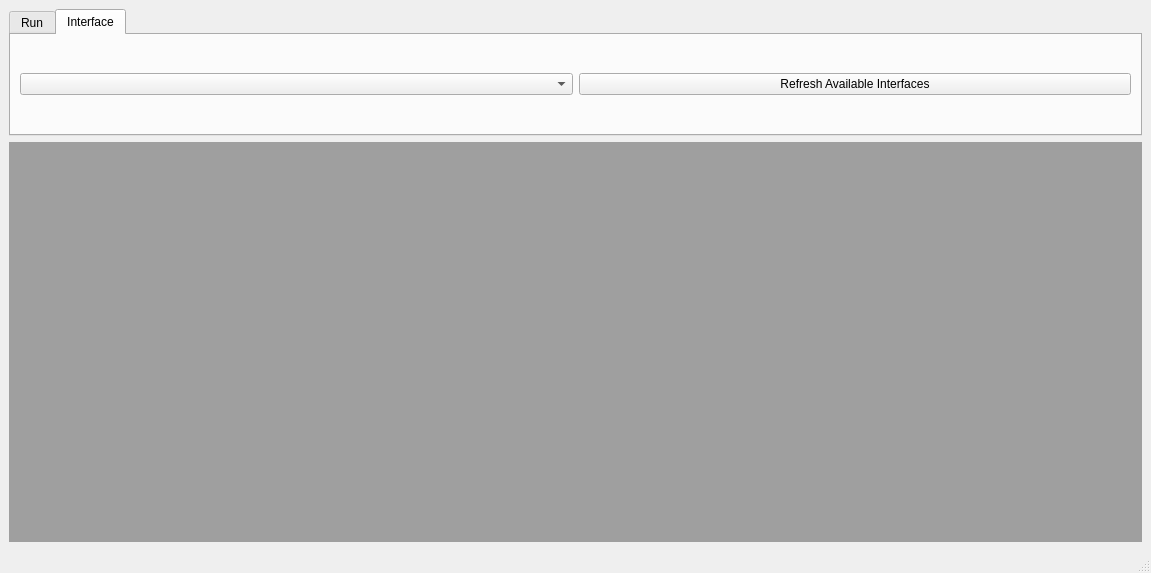
<?xml version="1.0" encoding="UTF-8"?>
<ui version="4.0">
 <class>MainWindow</class>
 <widget class="QMainWindow" name="MainWindow">
  <property name="geometry">
   <rect>
    <x>0</x>
    <y>0</y>
    <width>1151</width>
    <height>573</height>
   </rect>
  </property>
  <property name="windowTitle">
   <string>CAN-Guru v0.1</string>
  </property>
  <widget class="QWidget" name="centralwidget">
   <layout class="QGridLayout" name="gridLayout_2">
    <item row="0" column="0">
     <layout class="QGridLayout" name="gridLayout">
      <item row="0" column="0" colspan="2">
       <widget class="QTabWidget" name="tabWidget">
        <property name="currentIndex">
         <number>1</number>
        </property>
        <widget class="QWidget" name="tab_run">
         <attribute name="title">
          <string>Run</string>
         </attribute>
         <layout class="QGridLayout" name="gridLayout_5">
          <item row="0" column="0">
           <widget class="QPushButton" name="pushButton_start">
            <property name="text">
             <string>Start</string>
            </property>
           </widget>
          </item>
          <item row="0" column="1">
           <widget class="QPushButton" name="pushButton_stop">
            <property name="text">
             <string>Stop</string>
            </property>
           </widget>
          </item>
         </layout>
        </widget>
        <widget class="QWidget" name="tab_interface">
         <attribute name="title">
          <string>Interface</string>
         </attribute>
         <layout class="QGridLayout" name="gridLayout_6">
          <item row="0" column="0">
           <widget class="QComboBox" name="comboBox"/>
          </item>
          <item row="0" column="1">
           <widget class="QPushButton" name="pushButton_refreshInterfaces">
            <property name="text">
             <string>Refresh Available Interfaces</string>
            </property>
           </widget>
          </item>
         </layout>
        </widget>
       </widget>
      </item>
      <item row="1" column="0" colspan="2">
       <widget class="QMdiArea" name="mdiArea">
        <widget class="QWidget" name="subwindow_trace">
         <property name="windowTitle">
          <string>Trace</string>
         </property>
         <layout class="QGridLayout" name="gridLayout_4">
          <item row="0" column="0">
           <widget class="QTreeWidget" name="treeWidget">
            <column>
             <property name="text">
              <string>Time</string>
             </property>
            </column>
            <column>
             <property name="text">
              <string>Ch</string>
             </property>
            </column>
            <column>
             <property name="text">
              <string>New Column</string>
             </property>
            </column>
            <column>
             <property name="text">
              <string>Name</string>
             </property>
            </column>
            <column>
             <property name="text">
              <string>Src</string>
             </property>
            </column>
            <column>
             <property name="text">
              <string>Dst</string>
             </property>
            </column>
            <column>
             <property name="text">
              <string>ID</string>
             </property>
            </column>
            <column>
             <property name="text">
              <string>New Column</string>
             </property>
            </column>
            <column>
             <property name="text">
              <string>Data</string>
             </property>
            </column>
           </widget>
          </item>
         </layout>
        </widget>
        <widget class="QWidget" name="subwindow_configuration">
         <property name="windowTitle">
          <string>Configuration</string>
         </property>
         <layout class="QGridLayout" name="gridLayout_7">
          <item row="0" column="0">
           <widget class="QCheckBox" name="checkBox">
            <property name="text">
             <string>From File</string>
            </property>
           </widget>
          </item>
          <item row="2" column="0">
           <widget class="QPushButton" name="pushButton_5">
            <property name="text">
             <string>Get Files</string>
            </property>
           </widget>
          </item>
          <item row="4" column="0">
           <widget class="QListWidget" name="listWidget_2"/>
          </item>
         </layout>
        </widget>
        <widget class="QWidget" name="subwindow_databases">
         <property name="windowTitle">
          <string>Databases</string>
         </property>
        </widget>
        <widget class="QWidget" name="subwindow_filtering">
         <property name="windowTitle">
          <string>Filtering</string>
         </property>
        </widget>
       </widget>
      </item>
     </layout>
    </item>
   </layout>
  </widget>
  <widget class="QMenuBar" name="menubar">
   <property name="geometry">
    <rect>
     <x>0</x>
     <y>0</y>
     <width>1151</width>
     <height>20</height>
    </rect>
   </property>
  </widget>
  <widget class="QStatusBar" name="statusbar"/>
 </widget>
 <resources/>
 <connections/>
</ui>
